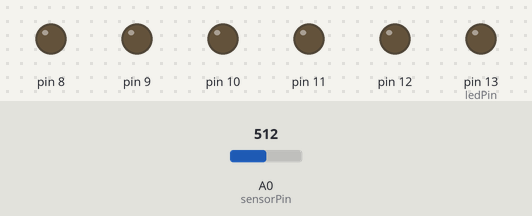
This sketch was run on a simulated Arduino Uno, built with avr-gcc and run on an emulated ATmega328P. On the bench: output pins drawn as LEDs (lit = HIGH). The test bench sets the inputs (shaded band); at power-on: A0 (sensorPin) = 512.

Above: at 1.8 s.
1.9 s: A0 (sensorPin) set to 493
At 2.29 s:
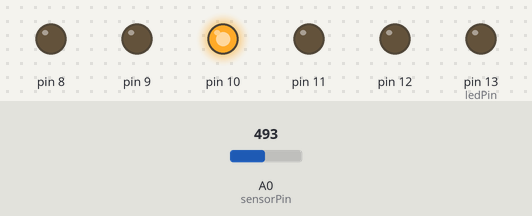
6.0 s: A0 (sensorPin) set to 306
At 8.96 s:
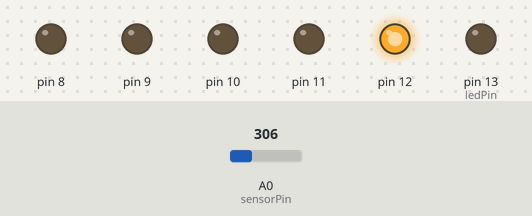
9.5 s: A0 (sensorPin) set to 511
At 10.4 s:
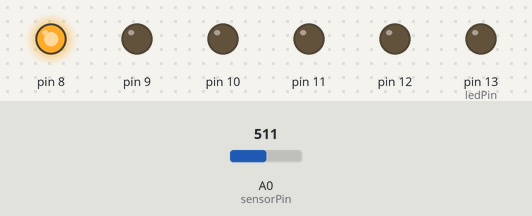
Timing chart, 0 to 19.0 s (numbered marks = the images above; inputs shaded):
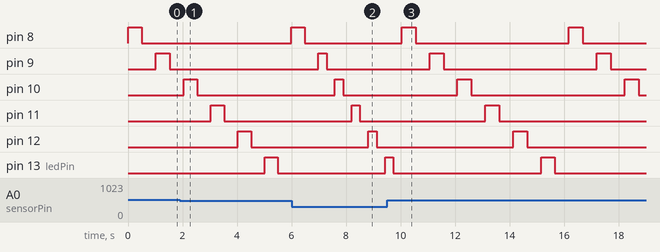

Measured:
- the behaviour switches between 501 and 500 on A0 (sensorPin) (found by bisection; images 0 and 1)
- after the input at 1.9 s, pin 8: LOW → HIGH after 4.1 s
- after the input at 6.0 s, pin 12: LOW → HIGH after 2.8 s, → LOW 0.31 s later; pin 13 (ledPin): LOW → HIGH after 3.4 s
- after the input at 9.5 s, pin 8: HIGH → LOW after 1.1 s, → HIGH 5.6 s later, → LOW 0.51 s later; pin 9: alternates HIGH for 0.51 s and LOW for 5.6 s, starting after 1.6 s; pin 10: alternates HIGH for 0.51 s and LOW for 5.6 s, starting after 2.6 s

The sketch:

Circuit_03_ino.ino
```cpp
/*
SparkFun Inventor's Kit
Example sketch 02

POTENTIOMETER

  Measure the position of a potentiometer and use it to
  control the blink rate of an LED. Turn the knob to make
  it blink faster or slower!

What's a potentiometer?

  A potentiometer, or "pot" for short, is a control knob.
  It's the same type of control you'd use to change volume,
  dim a lamp, etc. A potentiometer changes resistance as it
  is turned. By using it as a "voltage divider", the Arduino
  can sense the position of the knob, and use that value to
  control whatever you wish (like the blink rate of an LED,
  as we're doing here).

Hardware connections:

  Potentiometer:

    Potentiometers have three pins. When we're using it as a
    voltage divider, we connect the outside pins to power and
    ground. The middle pin will be the signal (a voltage which
    varies from 0 Volts to 5 Volts depending on the position of
    the knob).

    Connect the middle pin to ANALOG IN pin 0 on the Arduino.
    Connect one of the outside pins to 5V.
    Connect the other outside pin to GND.

    (TIP: if once your program is running, the knob feels
    "backwards", you can swap the 5V and GND pins to reverse
    the direction.)

  LED:

    Most Arduinos already have an LED and resistor connected to
    pin 13, so you may not need any additional circuitry.

    But if you'd like to connect a second LED to pin 13, or use
    a different pin, follow these steps:

      Connect the positive side of your LED (longer leg) to
      Arduino digital pin 13 (or another digital pin, but don't
      forget to change the code to match).

      Connect the negative side of your LED (shorter leg) to a
      330 Ohm resistor (orange-orange-brown).

      Connect the other side of the resistor to ground.

This sketch was written by SparkFun Electronics,
with lots of help from the Arduino community.
This code is completely free for any use.
Visit http://learn.sparkfun.com/products/2 for SIK information.
Visit http://www.arduino.cc to learn about the Arduino.

Version 2.0 6/2012 MDG
*/


// Welcome back! In this sketch we'll start using "variables".

// A variable is a named number. We'll often use these to store
// numbers that change, such as measurements from the outside
// world, or to make a sketch easier to understand (sometimes a
// descriptive name makes more sense than looking at a number).

// Variables can be different "data types", which is the kind of
// number we're using (can it be negative? Have a decimal point?)
// We'll introduce more data types later, but for the moment we'll
// stick with good old "integers" (called "int" in your sketch).

// Integers are whole numbers (0, 3, 5643), can be negative, and
// for reasons we won't go into right now, can range from -32768
// to 32767. (Don't worry, if you need to work with larger numbers,
// there are other data types for that. See:
// http://arduino.cc/en/Reference/VariableDeclaration
// for a list of all the data types you can use).

// You must "declare" variables before you use them, so that the
// computer knows about them. Here we'll declare two integer
// variables, and at the same time, initialize them to specific
// values. We're doing this so that further down, we can refer to
// the pins by name rather than number.

// Note that variable names are case-sensitive! If you get an
// "(variable) was not declared in this scope" error, double-check
// that you typed the name correctly.

// Here we're creating a variable called "sensorPin" of type "int"
// and initializing it to have the value "0":

int sensorPin = 0;    // The potentiometer is connected to
                      // analog pin 0

int ledPin = 13;      // The LED is connected to digital pin 13

// One more thing. If you declare variables outside of a function,
// as we have here, they are called "global variables" and can be
// seen by all the functions. If you declare variables within a
// function, they can only be seen within that function. It's good
// practice to "limit the scope" of a variable whenever possible,
// but as we're getting started, global variables are just fine.


void setup() // this function runs once when the sketch starts up
{
  // We'll be using pin 13 to light a LED, so we must configure it
  // as an output.

  // Because we already created a variable called ledPin, and
  // set it equal to 13, we can use "ledPin" in place of "13".
  // This makes the sketch easier to follow.

  for (int x = 8; x < 14; x++) {
    pinMode(x, OUTPUT);
  }

  pinMode(ledPin, OUTPUT);

  // The above line is the same as "pinMode(13, OUTPUT);"

  // You might be wondering why we're not also configuring
  // sensorPin as an input. The reason is that this is an
  // "analog in" pin. These pins have the special ability to
  // read varying voltages from sensors like the potentiometer.
  // Since they're always used as inputs, there is no need to
  // specifically configure them.
}


void loop() // this function runs repeatedly after setup() finishes
{
  for (int x = 8; x < 14; x++) {
    blinkOne(x);
  }

}

void blinkOne(int ledPin) {
  // First we'll declare another integer variable
  // to store the value of the potentiometer:

  int sensorValue;

  // The potentiometer is set up as a voltage divider, so that
  // when you turn it, the voltage on the center pin will vary
  // from 0V to 5V. We've connected the center pin on the
  // potentiometer to the Arduino's analog input 0.

  // The Arduino can read external voltages on the analog input
  // pins using a built-in function called analogRead(). This
  // function takes one input value, the analog pin we're using
  // (sensorPin, which we earlier set to 0). It returns an integer
  // number that ranges from 0 (0 Volts) to 1023 (5 Volts).
  // We're sticking this value into the sensorValue variable:

  sensorValue = analogRead(sensorPin);

  // Now we'll blink the LED like in the first example, but we'll
  // use the sensorValue variable to change the blink speed
  // (the smaller the number, the faster it will blink).

  // Note that we're using the ledPin variable here as well:

  digitalWrite(ledPin, HIGH);     // Turn the LED on

  delay(sensorValue);             // Pause for sensorValue
                                  // milliseconds

  digitalWrite(ledPin, LOW);      // Turn the LED off

  delay(sensorValue);             // Pause for sensorValue
                                  // milliseconds

  // Remember that loop() repeats forever, so we'll do all this
  // again and again.
}
```
